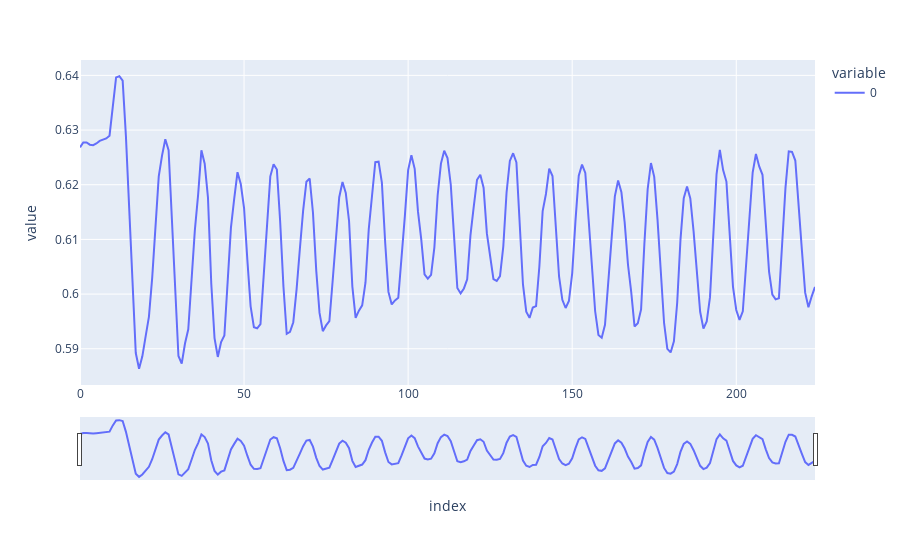

The code cell stored with this chart in its notebook:
### Code cell
fig=px.line(right_hip_y)
# Add range slider
fig.update_layout(xaxis=dict(rangeslider=dict(visible=True),
                             type="linear"))


fig.show()

### Figure 1 — Plotly figure (JSON) as saved in the notebook; plotly's stock layout.template omitted (floating-point values rounded to 4 significant figures; data arrays with more than 128 entries replaced by an {"elided": "..."} marker saying what was removed)
{"data": [{"hovertemplate": "variable=0<br>index=%{x}<br>value=%{y}<extra></extra>", "legendgroup": "0", "line": {"color": "#636efa", "dash": "solid"}, "marker": {"symbol": "circle"}, "mode": "lines", "name": "0", "orientation": "v", "showlegend": true, "type": "scatter", "x": {"elided": "225 int values"}, "xaxis": "x", "y": {"elided": "225 float values"}, "yaxis": "y"}], "layout": {"legend": {"title": {"text": "variable"}, "tracegroupgap": 0}, "margin": {"t": 60}, "xaxis": {"anchor": "y", "domain": [0, 1], "rangeslider": {"visible": true}, "title": {"text": "index"}, "type": "linear"}, "yaxis": {"anchor": "x", "domain": [0, 1], "title": {"text": "value"}}}}
